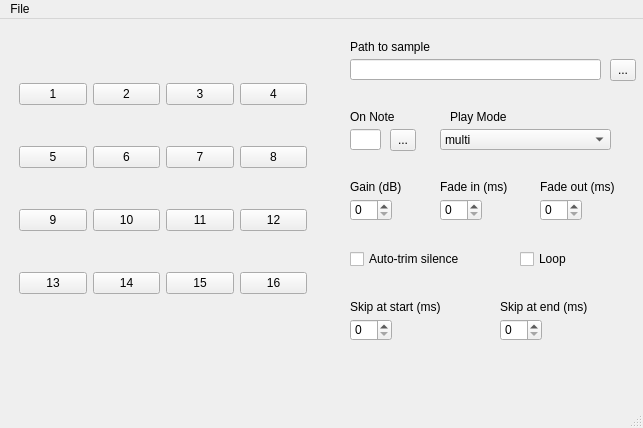
<?xml version="1.0" encoding="UTF-8"?>
<ui version="4.0">
 <class>MainWindow</class>
 <widget class="QMainWindow" name="MainWindow">
  <property name="geometry">
   <rect>
    <x>0</x>
    <y>0</y>
    <width>643</width>
    <height>428</height>
   </rect>
  </property>
  <property name="windowTitle">
   <string>MainWindow</string>
  </property>
  <widget class="QWidget" name="centralwidget">
   <widget class="QWidget" name="gridLayoutWidget">
    <property name="geometry">
     <rect>
      <x>19</x>
      <y>29</y>
      <width>288</width>
      <height>281</height>
     </rect>
    </property>
    <layout class="QGridLayout" name="gridLayout">
     <item row="0" column="1">
      <widget class="QPushButton" name="pushButton_2">
       <property name="text">
        <string>2</string>
       </property>
      </widget>
     </item>
     <item row="0" column="3">
      <widget class="QPushButton" name="pushButton_4">
       <property name="text">
        <string>4</string>
       </property>
      </widget>
     </item>
     <item row="1" column="3">
      <widget class="QPushButton" name="pushButton_8">
       <property name="text">
        <string>8</string>
       </property>
      </widget>
     </item>
     <item row="2" column="3">
      <widget class="QPushButton" name="pushButton_12">
       <property name="text">
        <string>12</string>
       </property>
      </widget>
     </item>
     <item row="1" column="1">
      <widget class="QPushButton" name="pushButton_6">
       <property name="text">
        <string>6</string>
       </property>
      </widget>
     </item>
     <item row="2" column="0">
      <widget class="QPushButton" name="pushButton_9">
       <property name="text">
        <string>9</string>
       </property>
      </widget>
     </item>
     <item row="2" column="2">
      <widget class="QPushButton" name="pushButton_11">
       <property name="text">
        <string>11</string>
       </property>
      </widget>
     </item>
     <item row="2" column="1">
      <widget class="QPushButton" name="pushButton_10">
       <property name="text">
        <string>10</string>
       </property>
      </widget>
     </item>
     <item row="1" column="0">
      <widget class="QPushButton" name="pushButton_5">
       <property name="text">
        <string>5</string>
       </property>
      </widget>
     </item>
     <item row="0" column="0">
      <widget class="QPushButton" name="pushButton">
       <property name="sizePolicy">
        <sizepolicy hsizetype="Minimum" vsizetype="Fixed">
         <horstretch>0</horstretch>
         <verstretch>0</verstretch>
        </sizepolicy>
       </property>
       <property name="text">
        <string>1</string>
       </property>
      </widget>
     </item>
     <item row="0" column="2">
      <widget class="QPushButton" name="pushButton_3">
       <property name="text">
        <string>3</string>
       </property>
      </widget>
     </item>
     <item row="1" column="2">
      <widget class="QPushButton" name="pushButton_7">
       <property name="text">
        <string>7</string>
       </property>
      </widget>
     </item>
     <item row="3" column="0">
      <widget class="QPushButton" name="pushButton_13">
       <property name="text">
        <string>13</string>
       </property>
      </widget>
     </item>
     <item row="3" column="1">
      <widget class="QPushButton" name="pushButton_14">
       <property name="text">
        <string>14</string>
       </property>
      </widget>
     </item>
     <item row="3" column="2">
      <widget class="QPushButton" name="pushButton_15">
       <property name="text">
        <string>15</string>
       </property>
      </widget>
     </item>
     <item row="3" column="3">
      <widget class="QPushButton" name="pushButton_16">
       <property name="text">
        <string>16</string>
       </property>
      </widget>
     </item>
    </layout>
   </widget>
   <widget class="QLineEdit" name="lineEdit">
    <property name="geometry">
     <rect>
      <x>350</x>
      <y>40</y>
      <width>251</width>
      <height>21</height>
     </rect>
    </property>
   </widget>
   <widget class="QToolButton" name="toolButton">
    <property name="geometry">
     <rect>
      <x>610</x>
      <y>40</y>
      <width>26</width>
      <height>22</height>
     </rect>
    </property>
    <property name="text">
     <string>...</string>
    </property>
   </widget>
   <widget class="QLabel" name="path_label">
    <property name="geometry">
     <rect>
      <x>350</x>
      <y>20</y>
      <width>91</width>
      <height>16</height>
     </rect>
    </property>
    <property name="text">
     <string>Path to sample</string>
    </property>
   </widget>
   <widget class="QLineEdit" name="lineEdit_2">
    <property name="geometry">
     <rect>
      <x>350</x>
      <y>110</y>
      <width>31</width>
      <height>21</height>
     </rect>
    </property>
   </widget>
   <widget class="QLabel" name="label">
    <property name="geometry">
     <rect>
      <x>350</x>
      <y>90</y>
      <width>60</width>
      <height>16</height>
     </rect>
    </property>
    <property name="text">
     <string>On Note</string>
    </property>
   </widget>
   <widget class="QToolButton" name="toolButton_2">
    <property name="geometry">
     <rect>
      <x>390</x>
      <y>110</y>
      <width>26</width>
      <height>22</height>
     </rect>
    </property>
    <property name="text">
     <string>...</string>
    </property>
   </widget>
   <widget class="QComboBox" name="comboBox">
    <property name="geometry">
     <rect>
      <x>440</x>
      <y>110</y>
      <width>171</width>
      <height>21</height>
     </rect>
    </property>
    <item>
     <property name="text">
      <string>multi</string>
     </property>
    </item>
    <item>
     <property name="text">
      <string>hold</string>
     </property>
    </item>
    <item>
     <property name="text">
      <string>startstop</string>
     </property>
    </item>
   </widget>
   <widget class="QLabel" name="label_2">
    <property name="geometry">
     <rect>
      <x>450</x>
      <y>90</y>
      <width>71</width>
      <height>16</height>
     </rect>
    </property>
    <property name="text">
     <string>Play Mode</string>
    </property>
   </widget>
   <widget class="QSpinBox" name="spinBox">
    <property name="geometry">
     <rect>
      <x>350</x>
      <y>180</y>
      <width>42</width>
      <height>22</height>
     </rect>
    </property>
   </widget>
   <widget class="QLabel" name="label_3">
    <property name="geometry">
     <rect>
      <x>350</x>
      <y>160</y>
      <width>71</width>
      <height>16</height>
     </rect>
    </property>
    <property name="text">
     <string>Gain (dB)</string>
    </property>
   </widget>
   <widget class="QSpinBox" name="spinBox_2">
    <property name="geometry">
     <rect>
      <x>440</x>
      <y>180</y>
      <width>42</width>
      <height>22</height>
     </rect>
    </property>
   </widget>
   <widget class="QLabel" name="label_4">
    <property name="geometry">
     <rect>
      <x>440</x>
      <y>160</y>
      <width>81</width>
      <height>16</height>
     </rect>
    </property>
    <property name="text">
     <string>Fade in (ms)</string>
    </property>
   </widget>
   <widget class="QLabel" name="label_5">
    <property name="geometry">
     <rect>
      <x>540</x>
      <y>160</y>
      <width>91</width>
      <height>16</height>
     </rect>
    </property>
    <property name="text">
     <string>Fade out (ms)</string>
    </property>
   </widget>
   <widget class="QSpinBox" name="spinBox_3">
    <property name="geometry">
     <rect>
      <x>540</x>
      <y>180</y>
      <width>42</width>
      <height>22</height>
     </rect>
    </property>
   </widget>
   <widget class="QCheckBox" name="checkBox">
    <property name="geometry">
     <rect>
      <x>350</x>
      <y>230</y>
      <width>131</width>
      <height>20</height>
     </rect>
    </property>
    <property name="text">
     <string>Auto-trim silence</string>
    </property>
   </widget>
   <widget class="QCheckBox" name="checkBox_2">
    <property name="geometry">
     <rect>
      <x>520</x>
      <y>230</y>
      <width>61</width>
      <height>20</height>
     </rect>
    </property>
    <property name="text">
     <string>Loop</string>
    </property>
   </widget>
   <widget class="QSpinBox" name="spinBox_4">
    <property name="geometry">
     <rect>
      <x>500</x>
      <y>300</y>
      <width>42</width>
      <height>22</height>
     </rect>
    </property>
   </widget>
   <widget class="QLabel" name="label_6">
    <property name="geometry">
     <rect>
      <x>500</x>
      <y>280</y>
      <width>121</width>
      <height>16</height>
     </rect>
    </property>
    <property name="text">
     <string>Skip at end (ms)</string>
    </property>
   </widget>
   <widget class="QLabel" name="label_7">
    <property name="geometry">
     <rect>
      <x>350</x>
      <y>280</y>
      <width>111</width>
      <height>16</height>
     </rect>
    </property>
    <property name="text">
     <string>Skip at start (ms)</string>
    </property>
   </widget>
   <widget class="QSpinBox" name="spinBox_5">
    <property name="geometry">
     <rect>
      <x>350</x>
      <y>300</y>
      <width>42</width>
      <height>22</height>
     </rect>
    </property>
   </widget>
  </widget>
  <widget class="QMenuBar" name="menubar">
   <property name="geometry">
    <rect>
     <x>0</x>
     <y>0</y>
     <width>643</width>
     <height>24</height>
    </rect>
   </property>
   <widget class="QMenu" name="menuFile">
    <property name="title">
     <string>File</string>
    </property>
    <addaction name="actionOpen"/>
    <addaction name="actionSave"/>
   </widget>
   <addaction name="menuFile"/>
  </widget>
  <widget class="QStatusBar" name="statusbar"/>
  <action name="actionOpen">
   <property name="text">
    <string>Open</string>
   </property>
   <property name="shortcut">
    <string>Ctrl+O</string>
   </property>
  </action>
  <action name="actionSave">
   <property name="text">
    <string>Save</string>
   </property>
   <property name="shortcut">
    <string>Ctrl+S</string>
   </property>
  </action>
  <action name="actionOpenSamplePath">
   <property name="text">
    <string>OpenSamplePath</string>
   </property>
  </action>
 </widget>
 <resources/>
 <connections/>
</ui>
